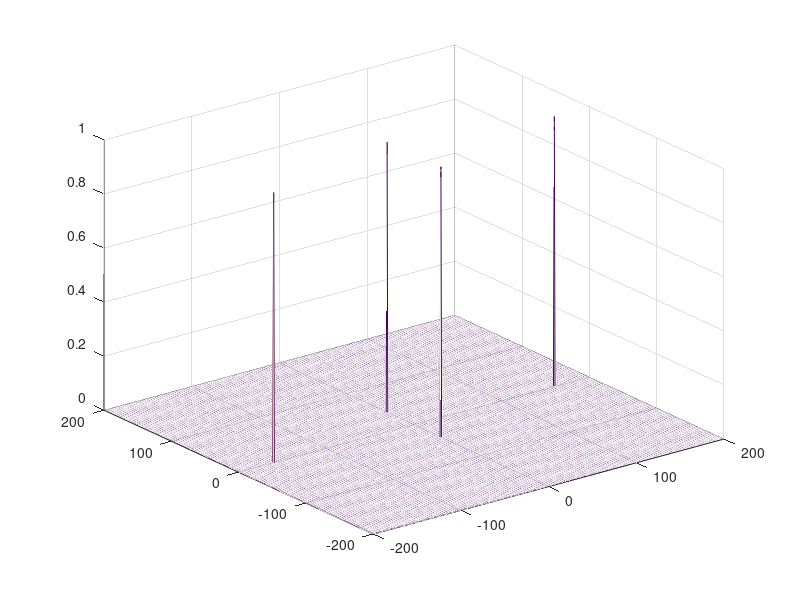
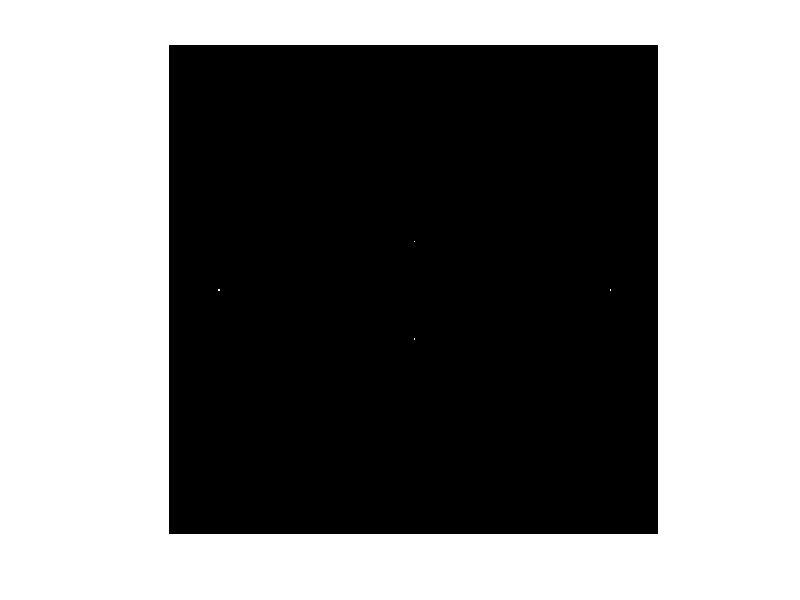
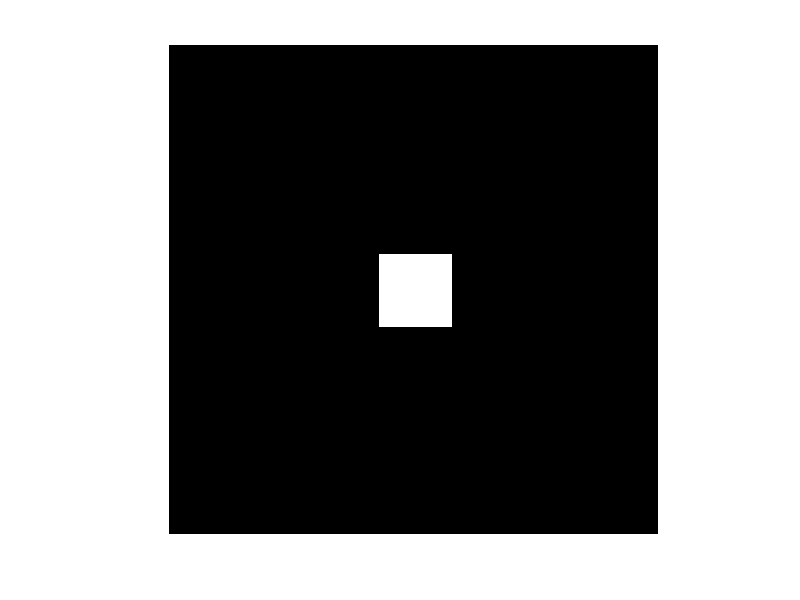
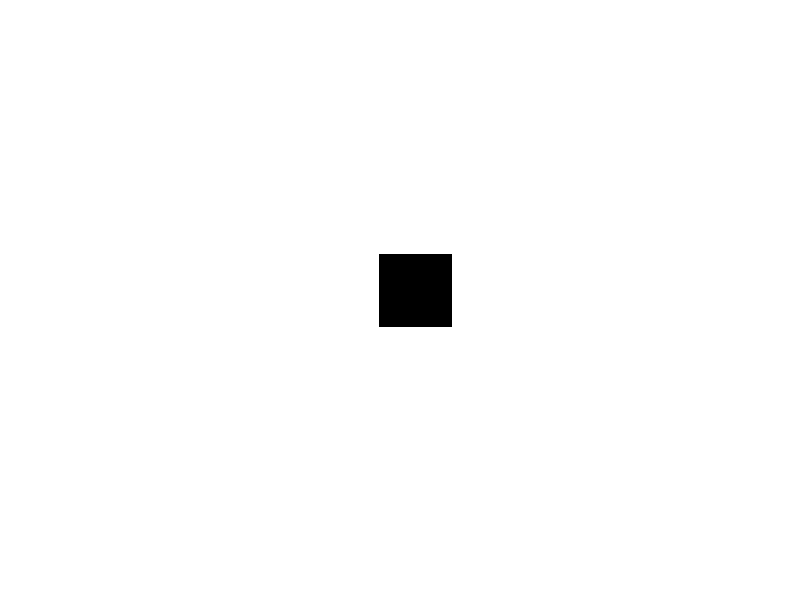

Source code (MATLAB) for these figures, in order:
clc
clear all
close all



%% Filtrado paso bajo y paso alto ideal
clc
clear all
close all
%creo la imagen que quiero filtrar
x=[0:1/400:1-1/400]; y=[0:1/400:1-1/400];
[X,Y]=meshgrid(x,y);
f= sin(2*pi*160*X) + sin(2*40*pi*Y);
%[maximo, minimo]=MaxMin(f);
%figure; imshow(f,[minimo maximo], "InitialMagnification", 100);

%paso al dominio de frecuencias la imagen para poder aplicarle el filtro
F=fftshift(fft2(f)); %FT 
F_norm=abs(F)/max(max(abs(F)));
[image_w,image_h]=size(f);
fx=[-image_w/2:image_w/2]; fx=fx(1:end-1); %de -100 a 99 (cuenta el 0)
fy=[-image_h/2:image_h/2]; fy=fy(1:end-1); 
figure(1); mesh(fx, fy, F_norm); 
Flog=log(1+abs(F)); 
figure(2);imshow(Flog,[min(min(Flog)) max(max(Flog))],'InitialMagnification',100);

%creo el filtro
v1=1/400; v2=1/400; %vectores que se moverán en el retículo
fcorte_x = 30;
fcorte_y = 30;
fc_x=fcorte_x*v1; fc_y=fcorte_y*v2; %frecuencias de corte normalizadas en los ejes
f0_x=0.5+v1; f0_y=0.5+v2; %se centra (de mitad en x y mitad en y, la suma de vectores para "compensar el punto primero del retículo"
fpb=(X>(f0_x-fc_x) & X<(f0_x+fc_x)) & (Y>(f0_y-fc_y) & Y<(f0_y+fc_y)); %nos quedamos sólo con las frecuencias dentro del cuadrado 
fpa=~fpb; %el fpa será el inverso
fpb=1*double(fpb); fpa=1*double(fpa); %les hacemos doubles para poder operar con ellos

figure; imshow(fpb, [min(min(fpb)) max(max(fpb))], 'InitialMagnification', 100); 
figure; imshow(fpa, [min(min(fpa)) max(max(fpa))], 'InitialMagnification', 100); 

%se aplican los filtros
F_fpb = F.*fpb;
F_fpa = F.*fpa;

%transformada inversa de la señal filtrada (para obtener la imagen resultante de un proceso de filtrado deberá aplicar la FT inversa)
ima_range=max(max(f))-min(min(f)); quant=ima_range/256;
filtered_bajo=quant*round(real(ifft2(ifftshift(F_fpb)))/quant);
filtered_alto=quant*round(real(ifft2(ifftshift(F_fpa)))/quant);

figure; imshow(filtered_bajo, [min(min(filtered_bajo)) max(max(filtered_bajo))], 'InitialMagnification', 100); 
figure; imshow(filtered_alto, [min(min(filtered_alto)) max(max(filtered_alto))], 'InitialMagnification', 100); 

%%
fc_x2=30*v1;fc_y2=30*v1;
f0_x2=0.5+v1; f0_y2=0.5+v2; %se centra (de mitad en x y mitad en y, la suma de vectores para "compensar el punto primero del retículo"
fpb2=(X>(f0_x2-fc_x2) & X<(f0_x2+fc_x2)) & (Y>(f0_y2-fc_y2) & Y<(f0_y2+fc_y2)); %nos quedamos sólo con las frecuencias dentro del cuadrado 
fpa2=~fpb2; %el fpa será el inverso
fpb2=1*double(fpb2); fpa2=1*double(fpa2); %les hacemos doubles para poder operar con ellos

figure; imshow(fpb2, [min(min(fpb2)) max(max(fpb2))], 'InitialMagnification', 100); 
figure; imshow(fpa2, [min(min(fpa2)) max(max(fpa2))], 'InitialMagnification', 100); 

%se aplican los filtros
F_fpb2 = F.*fpb2;
F_fpa2 = F.*fpa2;

%transformada inversa de la señal filtrada (para obtener la imagen resultante de un proceso de filtrado deberá aplicar la FT inversa)
ima_range=max(max(f))-min(min(f)); quant=ima_range/256;
filtered_bajo2=quant*round(real(ifft2(ifftshift(F_fpb2)))/quant);
filtered_alto2=quant*round(real(ifft2(ifftshift(F_fpa2)))/quant);

figure; imshow(filtered_bajo2, [min(min(filtered_bajo2)) max(max(filtered_bajo2))], 'InitialMagnification', 100); 
figure; imshow(filtered_alto2, [min(min(filtered_alto2)) max(max(filtered_alto2))], 'InitialMagnification', 100);

%%
fc_x3=100*v1;fc_y3=100*v1;
f0_x3=0.5+v1; f0_y3=0.5+v2; %se centra (de mitad en x y mitad en y, la suma de vectores para "compensar el punto primero del retículo"
fpb3=(X>(f0_x3-fc_x3) & X<(f0_x3+fc_x3)) & (Y>(f0_y3-fc_y3) & Y<(f0_y3+fc_y3)); %nos quedamos sólo con las frecuencias dentro del cuadrado 
fpa3=~fpb3; %el fpa será el inverso
fpb3=1*double(fpb3); fpa3=1*double(fpa3); %les hacemos doubles para poder operar con ellos

figure; imshow(fpb3, [min(min(fpb3)) max(max(fpb3))], 'InitialMagnification', 100); 
figure; imshow(fpa3, [min(min(fpa3)) max(max(fpa3))], 'InitialMagnification', 100); 

%se aplican los filtros
F_fpb3 = F.*fpb3;
F_fpa3 = F.*fpa3;

%transformada inversa de la señal filtrada (para obtener la imagen resultante de un proceso de filtrado deberá aplicar la FT inversa)
ima_range=max(max(f))-min(min(f)); quant=ima_range/256;
filtered_bajo3=quant*round(real(ifft2(ifftshift(F_fpb3)))/quant);
filtered_alto3=quant*round(real(ifft2(ifftshift(F_fpa3)))/quant);

figure; imshow(filtered_bajo3, [min(min(filtered_bajo3)) max(max(filtered_bajo3))], 'InitialMagnification', 100); 
figure; imshow(filtered_alto3, [min(min(filtered_alto3)) max(max(filtered_alto3))], 'InitialMagnification', 100);
